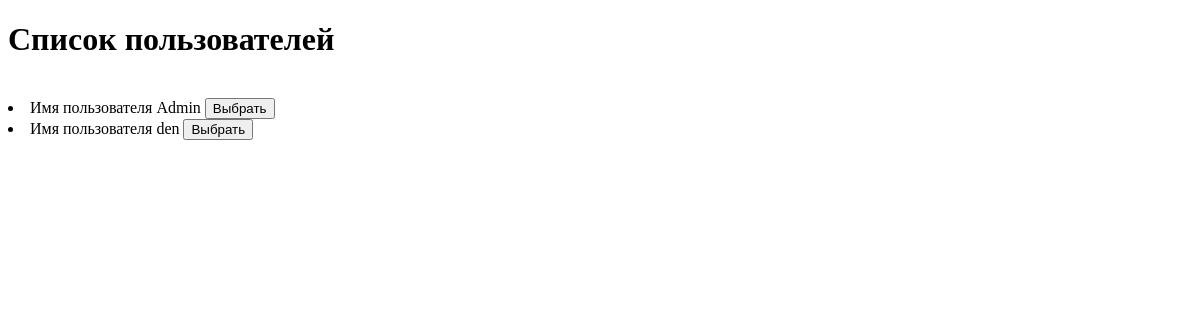
The page /user/list (signed in) on the database as committed earlier.
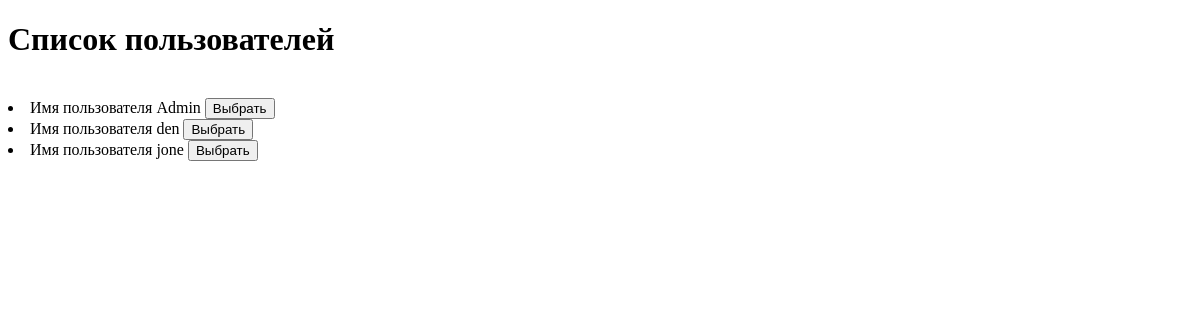
The same page on the database as committed later.
### app/models/users.py (models this page shows)
class User(Base):
    __tablename__ = 'users'
    __table_args__ = {'keep_existing': True}
    id = Column(INTEGER, primary_key=True)
    username = Column(String, index=True, unique=True)
    email = Column(String, index=True, unique=True)
    day_birth = Column(DATE)
    password = Column(String)
    is_active = Column(BOOLEAN, default=True)
    is_staff = Column(BOOLEAN, default=False)
    admin = Column(BOOLEAN, default=False)
    created_at = Column(DATETIME)
    updated_at = Column(DATETIME)

### app/routers/users.py (the view)
@user_router.get('/list')
async def select_list_user_get(request: Request, db: Annotated[Session, Depends(get_db)],
                               user: Annotated[User, Depends(get_current_user)]):
    info = {'request': request, 'title': 'Список пользователей'}
    if user is None:
        return HTTPException(status_code=status.HTTP_401_UNAUTHORIZED,
                             detail='вы не авторизованны. Пройдите авторизацию')
    elif user.admin:
        users = db.scalars(select(User)).all()
        info['users'] = users
    return templates.TemplateResponse("users/users_list.html", info)

### app/templates/users/users_list.html (shortened to what this page needs)
<!DOCTYPE html>
<html lang="en">
<head>
</head>
<body>
    <h1>{{title}}</h1>
    <br>
    <lu>
        {% for user in users %}
            <li> Имя пользователя {{user.username}} <a href="/user/list/{{user.id}}"> <button> Выбрать</button></a> </li>
        {% endfor %}
    </lu>
</body>
</html>

Rows that differ between the two databases and show on the page:
added User: username "jone"
